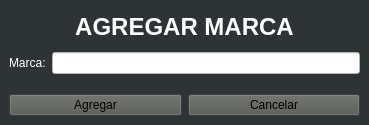
<?xml version="1.0" encoding="UTF-8"?>
<ui version="4.0">
 <class>VentanaAgregarMarcaGui</class>
 <widget class="QMainWindow" name="VentanaAgregarMarcaGui">
  <property name="geometry">
   <rect>
    <x>0</x>
    <y>0</y>
    <width>369</width>
    <height>125</height>
   </rect>
  </property>
  <property name="maximumSize">
   <size>
    <width>369</width>
    <height>125</height>
   </size>
  </property>
  <property name="windowTitle">
   <string>Agregar Marca</string>
  </property>
  <property name="styleSheet">
   <string notr="true">background-color: rgb(46, 52, 54);</string>
  </property>
  <widget class="QWidget" name="centralwidget">
   <layout class="QGridLayout" name="gridLayout">
    <item row="0" column="0">
     <layout class="QVBoxLayout" name="verticalLayout">
      <item>
       <widget class="QLabel" name="label_2">
        <property name="styleSheet">
         <string notr="true">color: rgb(255, 255, 255);</string>
        </property>
        <property name="text">
         <string>&lt;html&gt;&lt;head/&gt;&lt;body&gt;&lt;p align=&quot;center&quot;&gt;&lt;span style=&quot; font-size:18pt; font-weight:600;&quot;&gt;AGREGAR MARCA&lt;/span&gt;&lt;/p&gt;&lt;/body&gt;&lt;/html&gt;</string>
        </property>
       </widget>
      </item>
      <item>
       <layout class="QFormLayout" name="formLayout">
        <item row="0" column="0">
         <widget class="QLabel" name="label">
          <property name="styleSheet">
           <string notr="true">color: rgb(255, 255, 255);</string>
          </property>
          <property name="text">
           <string>Marca:</string>
          </property>
         </widget>
        </item>
        <item row="0" column="1">
         <widget class="QLineEdit" name="txtMarca">
          <property name="styleSheet">
           <string notr="true">background-color: rgb(255, 255, 255);</string>
          </property>
         </widget>
        </item>
       </layout>
      </item>
     </layout>
    </item>
    <item row="1" column="0">
     <layout class="QHBoxLayout" name="horizontalLayout_2">
      <item>
       <widget class="QPushButton" name="btnAgregar">
        <property name="styleSheet">
         <string notr="true">background-color: rgb(85, 87, 83);</string>
        </property>
        <property name="text">
         <string>Agregar</string>
        </property>
       </widget>
      </item>
      <item>
       <widget class="QPushButton" name="btnCancelar">
        <property name="styleSheet">
         <string notr="true">background-color: rgb(85, 87, 83);</string>
        </property>
        <property name="text">
         <string>Cancelar</string>
        </property>
       </widget>
      </item>
     </layout>
    </item>
   </layout>
  </widget>
 </widget>
 <resources/>
 <connections/>
</ui>
